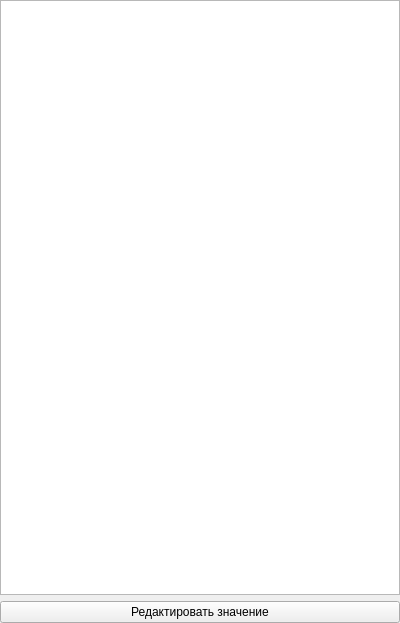
<?xml version="1.0" encoding="UTF-8"?>
<ui version="4.0">
 <class>ShapeDefine</class>
 <widget class="QWidget" name="ShapeDefine">
  <property name="geometry">
   <rect>
    <x>0</x>
    <y>0</y>
    <width>400</width>
    <height>623</height>
   </rect>
  </property>
  <property name="windowTitle">
   <string>ShapeDefine</string>
  </property>
  <layout class="QGridLayout" name="gridLayout">
   <property name="leftMargin">
    <number>0</number>
   </property>
   <property name="topMargin">
    <number>0</number>
   </property>
   <property name="rightMargin">
    <number>0</number>
   </property>
   <property name="bottomMargin">
    <number>0</number>
   </property>
   <item row="0" column="0" colspan="2">
    <widget class="QTableWidget" name="tableWidget">
     <property name="verticalScrollBarPolicy">
      <enum>Qt::ScrollBarAsNeeded</enum>
     </property>
     <property name="editTriggers">
      <set>QAbstractItemView::EditKeyPressed</set>
     </property>
     <property name="selectionMode">
      <enum>QAbstractItemView::SingleSelection</enum>
     </property>
     <attribute name="verticalHeaderVisible">
      <bool>false</bool>
     </attribute>
    </widget>
   </item>
   <item row="1" column="0" colspan="2">
    <widget class="QPushButton" name="bnEdit">
     <property name="text">
      <string>Редактировать значение</string>
     </property>
     <property name="icon">
      <iconset resource="GenSv.qrc">
       <normaloff>:/GenSv/Resources/edit_button.ico</normaloff>:/GenSv/Resources/edit_button.ico</iconset>
     </property>
     <property name="iconSize">
      <size>
       <width>32</width>
       <height>32</height>
      </size>
     </property>
    </widget>
   </item>
  </layout>
 </widget>
 <layoutdefault spacing="6" margin="11"/>
 <resources>
  <include location="GenSv.qrc"/>
 </resources>
 <connections/>
</ui>
